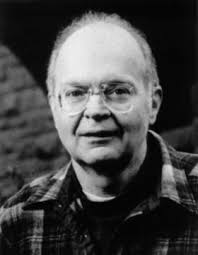
#> input picture Analytical Geometry and Linear Algebra/Lecture 1/Examples/images-2.jpeg, 198 x 255 px
$ python test.py
#> lines starting #> are read from the running program, lines starting #| are printed output that depends on the picture; long printed decimals are rounded
import numpy as np
import matplotlib.pyplot as plt
from PIL import Image

# import picture
pic = Image.open('images-2.jpeg')
#> pic is the input picture: PIL image 198x255 RGB; min 0, max 243, mean 69

pic = pic.convert('L')
#> pic: PIL image 198x255 L
# let's have a look
plt.imshow(pic,cmap='gray')
#plt.show()
pic = np.array(pic)

U,S,V = np.linalg.svd( pic )
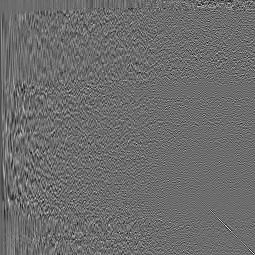
#> U: shape (255, 255) float64; min -0.319, max 0.426, mean -0.00043; drawn with min black and max white
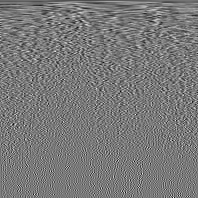
#> V: shape (198, 198) float64; min -0.325, max 0.356, mean -0.000519; drawn with min black and max white
#> S = 198 values, max 20170.4 at index 0, min 0.847 at index 197, mean 344.7

# plot the spectrum
plt.plot(S,'r-')
plt.xlim([-2,270])
plt.xlabel('Component number')
plt.ylabel('Singular value (\sigma)')
plt.show()
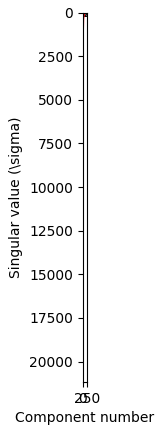
#> figure drawn by matplotlib, 1 panel
print(S[:15])
#| [20170.435  5730.130  4570.600  2851.050
#|   2218.472  1938.075  1715.219  1451.697
#|   1386.127  1310.055  1202.090   1051.052
#|   1041.191   949.646   901.981]
